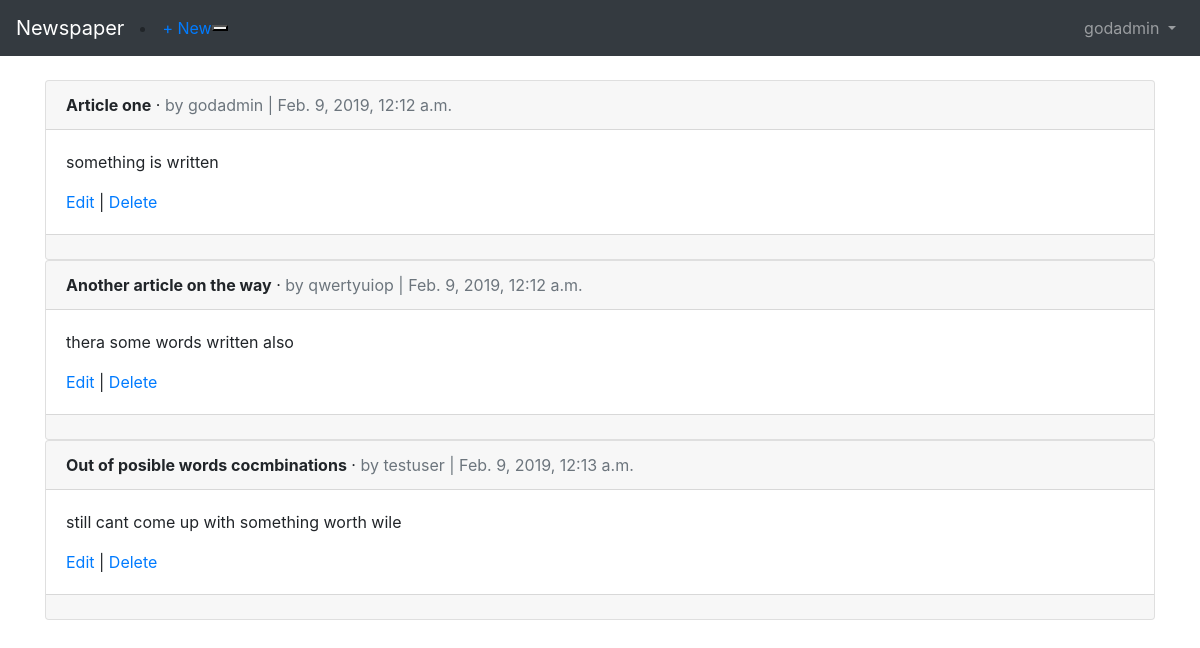
The page /articles/ (signed in) on the database as committed earlier.
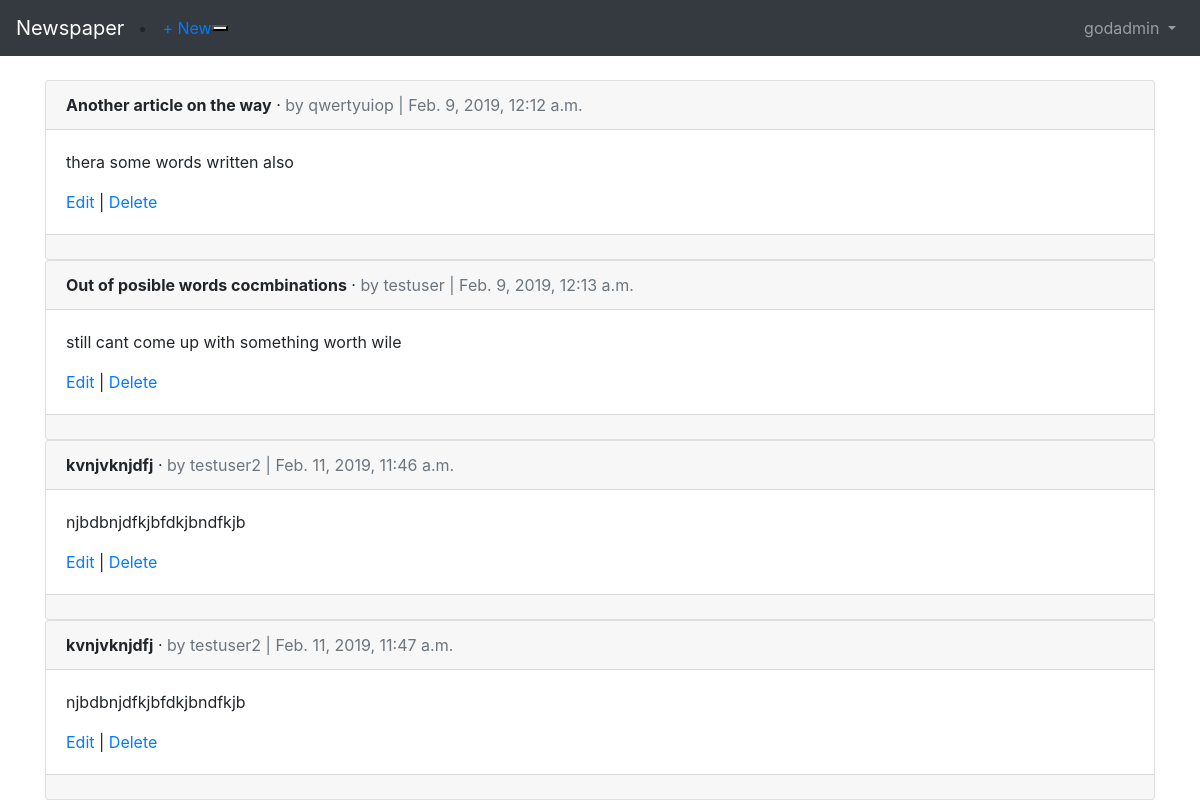
The same page on the database as committed later.
### users/models.py (models this page shows)
class CustomUser(AbstractUser):
    age = models.PositiveIntegerField(null=True, blank=True)

### articles/models.py (models this page shows, shortened)
class Article(models.Model):
    title = models.CharField(max_length=255)
    body = models.TextField()
    date = models.DateTimeField(auto_now_add=True)
    author = models.ForeignKey(
        get_user_model(),
        on_delete=models.CASCADE,
    )

### articles/views.py (the view)
# urls.py: path('', ArticleListView.as_view(), name='article_list'),
class ArticleListView(LoginRequiredMixin, ListView):
    model = Article
    template_name = 'article_list.html'
    login_url = 'login'

### templates/article_list.html (shortened to what this page needs)
{% extends 'base.html' %}
{% block content %}
    {% for article in object_list %}
        <div class="card">
            <div class="card-header">
                <span class="font-weight-bold">{{ article.title }}</span> &middot;
                <span class="text-muted">by {{ article.author }} |
                {{ article.date }}</span>
            </div>
            <div class="card-body">
                <p>{{ article.body }}</p>
                <a href="{% url 'article_edit' article.pk %}">Edit</a> |
                <a href="{% url 'article_delete' article.pk %}">Delete</a>
            </div>
            <div class="card-footer">
            </div>
        </div>
        <bd/>
    {% endfor %}
{% endblock content %}

### templates/base.html (shortened to what this page needs)
<!DOCTYPE html>
<html lang="en">
<head>
    <link rel="stylesheet" href="https://maxcdn.bootstrapcdn.com/bootstrap/4.0.0/css/bootstrap.min.css">
</head>
<body>
    <nav class="navbar navbar-expand-md navbar-dark bg-dark mb-4">
        <a class="navbar-brand" href="{% url 'home' %}">Newspaper</a>
        <li class="nav-item"><a href="{% url 'article_new' %}">+ New</a></li>
        <button class="navbar-toggle" type="button" data-toggle="collapse" data-target="#navebarCollapse"
                aria-controls="navbarCollapse" aria-expanded="false" aria-label="Toggle navigation">
        </button>
        <div class="collapse navbar-collapse" id="navbarCollapse">
            {% if user.is_authenticated %}
                <ul class="navbar-nav ml-auto">
                    <li class="nav-item">
                        <a class="nav-link dropdown-toggle" href="#" id="userMenu" data-toggle="dropdown" aria-haspopup="true" aria-expanded="false">
                            {{ user.username }}
                        </a>
                    </li>
                </ul>
            {% else %}
                <form class="form-inline ml-auto">
                    <a href="{% url 'login' %}" class="btn btn-outline-secondary">Log In</a>
                    <a href="{% url 'signup' %}" class="btn btn-primary ml-2">Sign up</a>
                </form>
            {% endif %}
        </div>
    </nav>
    <div class="container">
        {% block content %}
        {% endblock content %}
    </div>
</body>
</html>

Rows that differ between the two databases and show on the page:
removed Article: title "Article one", author "godadmin", date "Feb. 9, 2019, 12:12 a.m.", body "something is written"
added Article: title "kvnjvknjdfj", author "testuser2", date "Feb. 11, 2019, 11:46 a.m.", body "njbdbnjdfkjbfdkjbndfkjb"
added Article: title "kvnjvknjdfj", author "testuser2", date "Feb. 11, 2019, 11:47 a.m.", body "njbdbnjdfkjbfdkjbndfkjb"
